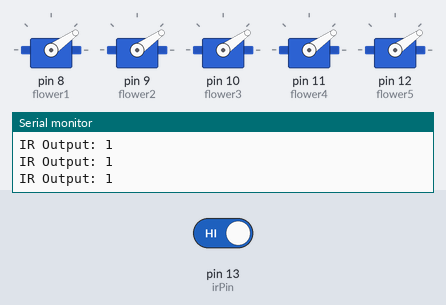
The sketch below on a simulated Arduino Uno, built with avr-gcc and run on an emulated ATmega328P. Parts: 5 × servo, the last lines printed to the serial monitor. The inputs (shaded band) are chosen by the test bench; at power-on: pin 13 (irPin) HIGH.

Above: at 1.2 s.
1.3 s: pin 13 (irPin) driven LOW
At 1.78 s:
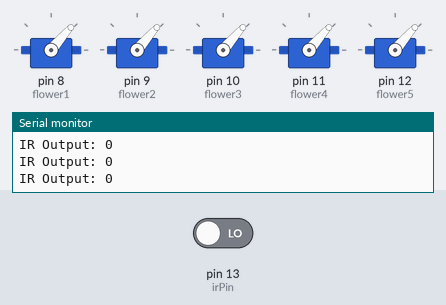
At 2.71 s:
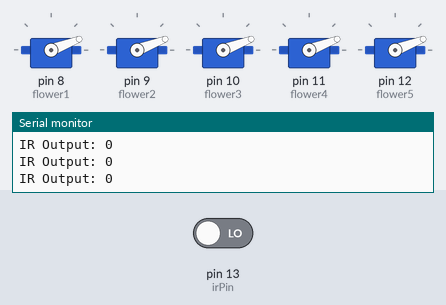
Timing chart, 0 to 10.3 s (numbered marks = the images above; inputs shaded):
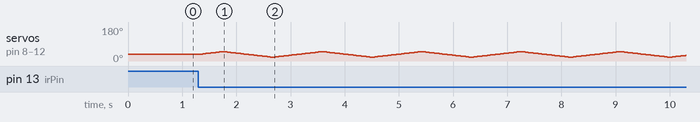

The sketch:

Dancing_Flowers.ino
```cpp
#include <Servo.h>

Servo flower1;
Servo flower2;
Servo flower3;
Servo flower4;
Servo flower5;

const int irPin = 13;

int angle = 35;
int direction = 1;

void setup() {

  pinMode(irPin, INPUT);

  flower1.attach(8);
  flower2.attach(9);
  flower3.attach(10);
  flower4.attach(11);
  flower5.attach(12);

  // Start all flowers at center
  flower1.write(35);
  flower2.write(35);
  flower3.write(35);
  flower4.write(35);
  flower5.write(35);

  Serial.begin(9600);
}

void loop() {

  int irValue = digitalRead(irPin);

  Serial.print("IR Output: ");
  Serial.println(irValue);

  // Hand detected
  if (irValue == LOW) {

    angle += direction;

    // Reach 50°
    if (angle >= 50) {
      angle = 50;
      direction = -1;
    }

    // Reach 20°
    if (angle <= 20) {
      angle = 20;
      direction = 1;
    }

  }

  // No hand detected
  else {

    // Slowly return to center 35°
    if (angle < 35) {
      angle++;
    }

    else if (angle > 35) {
      angle--;
    }

    if (angle == 35) {
      direction = 1;
    }
  }

  // Move all 5 flowers together
  flower1.write(angle);
  flower2.write(angle);
  flower3.write(angle);
  flower4.write(angle);
  flower5.write(angle);

  delay(30);
}
```
